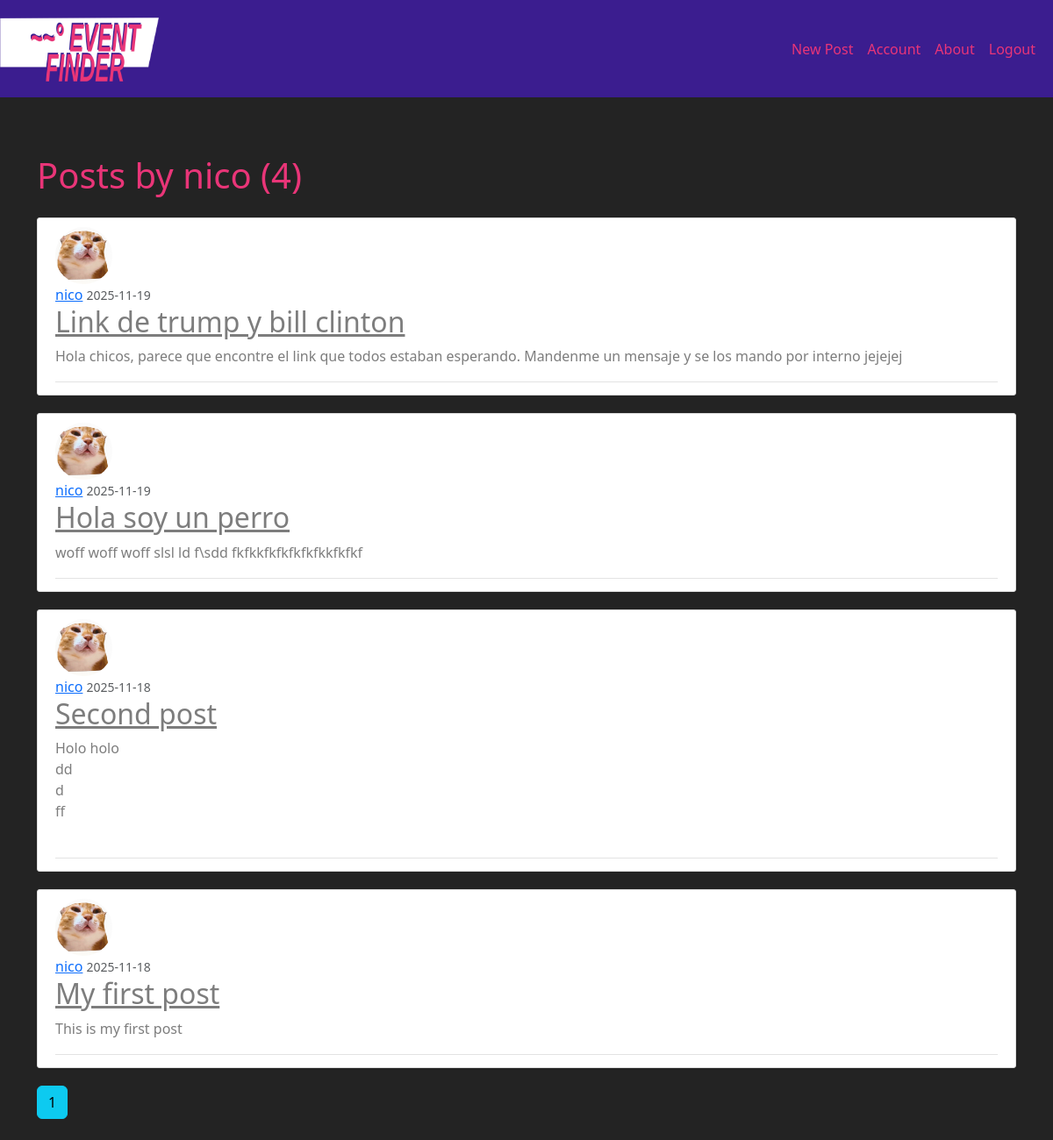
Before: /user/nico (signed in) with the older database file.
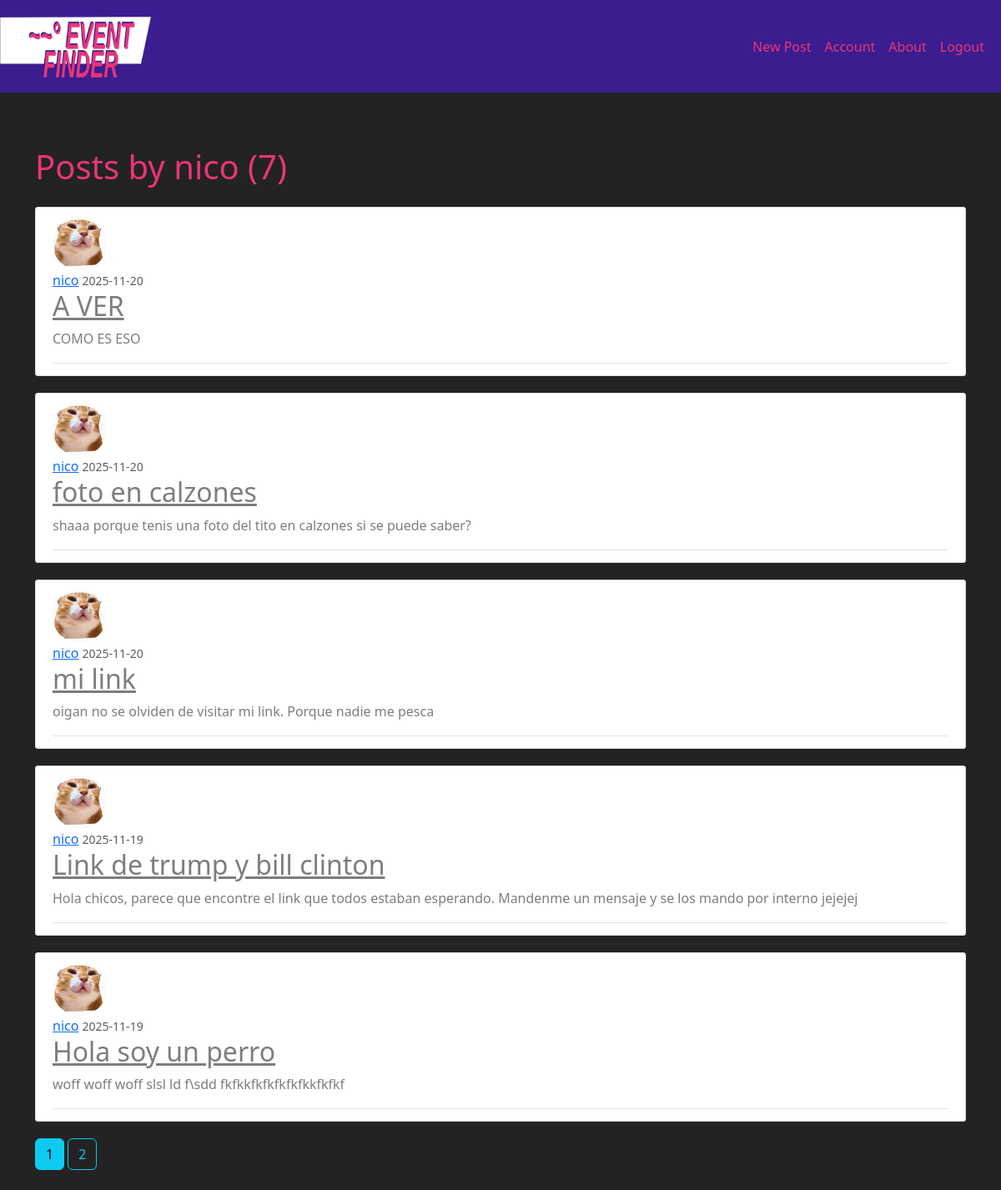
After: the same page with the newer database file.
### event_finder/models.py (models this page shows, shortened)
class User(db.Model, UserMixin):
    id = db.Column(db.Integer, primary_key=True)
    username = db.Column(db.String(20), unique=True, nullable=False)
    email = db.Column(db.String(120), unique=True, nullable=False)
    image_file = db.Column(db.String(20), nullable=False, default='default.jpg')
    password = db.Column(db.String(60), nullable=False)
    posts = db.relationship('Post', backref='author', lazy=True)

class Post(db.Model):
    id = db.Column(db.Integer, primary_key=True)
    title = db.Column(db.String(100), nullable=False)
    date_posted = db.Column(db.DateTime, nullable=False, default=datetime.utcnow)
    content = db.Column(db.Text, nullable=False)
    user_id = db.Column(db.Integer, db.ForeignKey('user.id'), nullable=False)

### event_finder/routes.py (the view)
@app.route("/user/<string:username>")
def user_posts(username):
    page = request.args.get('page', 1, type=int) #1 is the default value for 1. type is the accepted data type as an input
    user = User.query.filter_by(username=username).first_or_404()
    posts = Post.query.filter_by(author=user)\
        .order_by(Post.date_posted.desc())\
        .paginate(page=page, per_page=5)
    return render_template('user_posts.html', posts=posts, user=user)

### event_finder/models.py (called while the page is built)
@login_manager.user_loader
def load_user(user_id):
    return User.query.get(int(user_id))

### event_finder/templates/user_posts.html
{% extends "layout.html" %}
{% block content %}
    <div class="section pb-2">
        <h1 class="mb-3"> Posts by {{ user.username }} ({{ posts.total }})</h1>
    </div>
    {% for post in posts.items %}
        <article class="media content-section">
            <img class="rounded-circle article-img" src="{{ url_for('static', filename='profile_pics/' + post.author.image_file) }}">
            <div class="media-body">
                <div class="article-metadata">
                    <a class="mr-2" href="{{url_for('user_posts', username=post.author.username)}} ">{{ post.author.username }}</a>
                    <small class="text-muted">{{ post.date_posted.strftime('%Y-%m-%d')}}</small>
                    <h2><a class ="article-title" href="{{ url_for('post', post_id=post.id) }}">{{post.title}}</a></h2>
                    <p class="article-content">{{ post.content }}</p>
                </div>
            </div>
       </article>
    {% endfor %}
    {% for page_num in posts.iter_pages(left_edge=1, right_edge=1, left_current=1, right_current=1) %}
        {% if page_num%}
            {% if posts.page == page_num %}
                <a class="btn btn-info mb-4" href="{{ url_for('user_posts', username=user.username, page=page_num)}}">{{ page_num }}</a>
            {% else %}
                <a class="btn btn-outline-info mb-4" href="{{ url_for('user_posts', username=user.username, page=page_num)}}">{{ page_num }}</a>
            {% endif %}
        {% else %}
            ...
        {% endif %}
    {% endfor %}
{% endblock content %}

### event_finder/templates/layout.html (shortened to what this page needs)
<!DOCTYPE html>
<html>
    <head>
        <link href="https://cdn.jsdelivr.net/npm/bootstrap@5.3.8/dist/css/bootstrap.min.css" rel="stylesheet">
        <link rel="stylesheet" type="text/css" href="{{ url_for('static', filename='main.css') }}">
    </head>
    <body>
        <header class="site-header">
            <nav class="navbar navbar-expand-md navbar-dark bg-purple fixed-top">
                <a class="navbar-brand mr-4" href="/" class =""><img src="../static/EFLogo.png" alt="site logo" class="w-50"></a>
                <div class="container">
                    <div class="collapse navbar-collapse" id="navbarToggle">
                        <div class="navbar-nav ms-auto">
                        {% if current_user.is_authenticated %}
                            <a class="nav-item nav-link" href="{{url_for('new_post')}}">New Post</a>
                            <a class="nav-item nav-link" href="{{url_for('account')}}">Account</a>
                            <a class="nav-item nav-link" href="{{url_for('about')}}">About</a>
                            <a class="nav-item nav-link" href="{{url_for('logout')}}">Logout</a>
                            {% else %}
                            <a class="nav-item nav-link" href="{{url_for('home')}}">Home</a>
                            <a class="nav-item nav-link" href="{{url_for('about')}}">About</a>
                            <a class="nav-item nav-link" href="{{url_for('login')}}">Login</a>
                            <a class="nav-item nav-link" href="{{url_for('register')}}">Register</a>
                        {% endif %}
                        </div>
                    </div>
                </div>
            </nav>
        </header>
        <main role="main" class="container pt-5">
        <div class="row pt-5">
            <div class="col">
            {% block content %}{% endblock %}
            </div>
        </div>
        </main>
    </body>
</html>

### event_finder/static/main.css (style rules this page uses)
body { background: #232323; color: #7d7d7d; margin-top: 5rem; }
h1, h2, h3, h4, h5, h6 { color: #E93578; }
.bg-purple { background-color: #3B1D8F; }
.site-header .navbar-nav .nav-link { color: #E93578; }
.content-section { background: #ffffff; padding: 10px 20px; border: 1px solid #dddddd; border-radius: 3px; margin-bottom: 20px; }
.article-title { color: #7d7d7d; }
.article-content { white-space: pre-line; }
.article-img { height: 65px; width: 65px; margin-right: 16px; }
.article-metadata { padding-bottom: 1px; margin-bottom: 4px; border-bottom: 1px solid #e3e3e3 }

Changed rows visible on the page:
no longer on this page (row unchanged): Post: image_file (picture), author.username "nico", date_posted "2025-11-18", title "Second post", content "Holo holo dd d ff"
no longer on this page (row unchanged): Post: image_file (picture), author.username "nico", date_posted "2025-11-18", title "My first post", content "This is my first post"
added Post: image_file (picture), author.username "nico", date_posted "2025-11-20", title "A VER", content "COMO ES ESO"
added Post: image_file (picture), author.username "nico", date_posted "2025-11-20", title "foto en calzones", content "shaaa porque tenis una foto del tito en calzones si se puede saber?"
added Post: image_file (picture), author.username "nico", date_posted "2025-11-20", title "mi link", content "oigan no se olviden de visitar mi link. Porque nadie me pesca"
Other visible differences:
{{ posts.total }}: "4" → "7"
new list line: "2"
